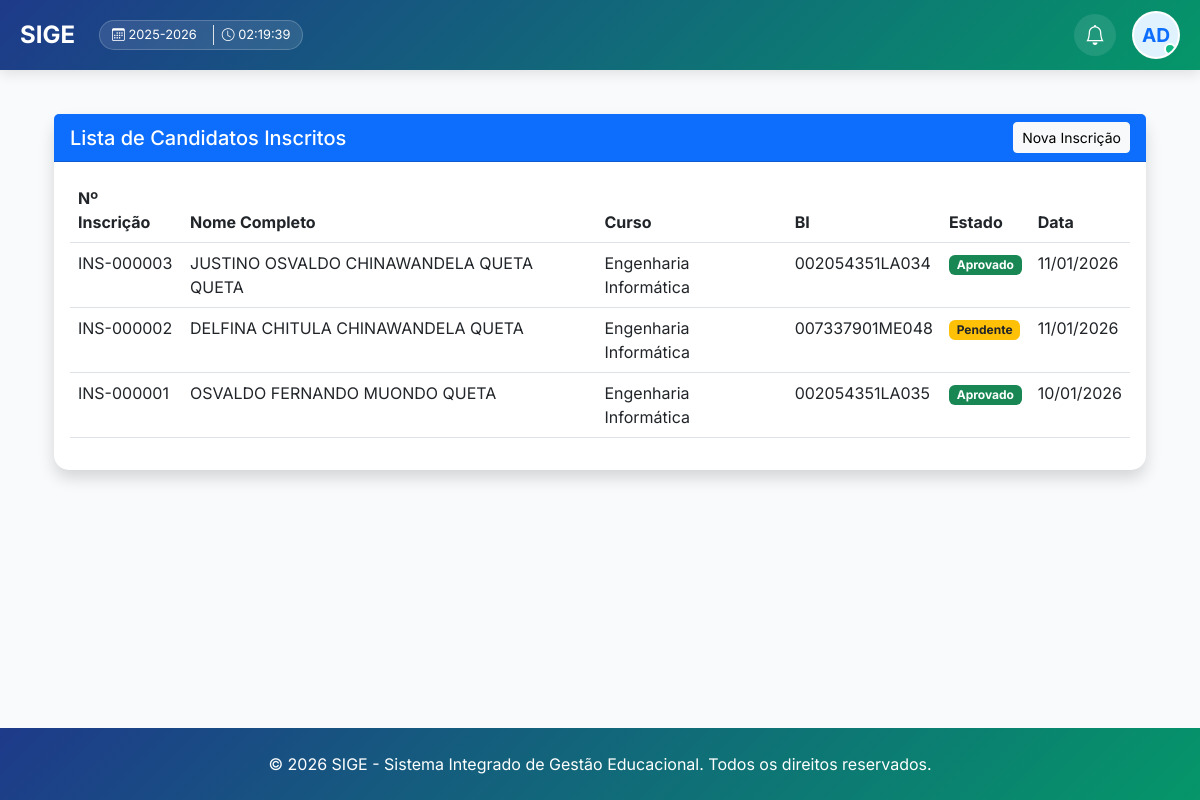
Page /candidatos/lista/ (signed in) on the committed database.
### core/models.py (models this page shows, shortened)
class AnoAcademico(models.Model):
    ESTADO_CHOICES = [
        ('PLANEADO', 'Planeado'),
        ('ATIVO', 'Ativo'),
        ('ENCERRADO', 'Encerrado'),
    ]
    codigo = models.CharField(max_length=20, unique=True, verbose_name="Código (ex: 2024/2025)", default="0000/0000")
    descricao = models.CharField(max_length=255, verbose_name="Descrição", default="Ano Académico")
    data_inicio = models.DateField(verbose_name="Data de Início", default=timezone.now)
    data_fim = models.DateField(verbose_name="Data de Fim", default=timezone.now)
    estado = models.CharField(max_length=20, choices=ESTADO_CHOICES, default='PLANEADO', verbose_name="Estado")
    ano_atual = models.BooleanField(default=False, verbose_name="Ano Atual")
    criado_por = models.ForeignKey(User, on_delete=models.SET_NULL, null=True, blank=True, verbose_name="Criado por")
    data_criacao = models.DateTimeField(auto_now_add=True, verbose_name="Data de Criação")
    class Meta:
        verbose_name = "Ano Académico"
        verbose_name_plural = "Anos Académicos"
        ordering = ['-data_inicio']
    def __str__(self):
        return self.codigo

class Inscricao(models.Model):
    TURNO_CHOICES = [
        ('M', 'Manhã'),
        ('T', 'Tarde'),
        ('N', 'Noite'),
    ]
    ESTADO_CIVIL_CHOICES = [
        ('S', 'Solteiro(a)'),
        ('C', 'Casado(a)'),
        ('D', 'Divorciado(a)'),
        ('V', 'Viúvo(a)'),
    ]
    numero_inscricao = models.CharField(max_length=20, unique=True, blank=True, verbose_name="Número de Inscrição")
    curso = models.ForeignKey(Curso, on_delete=models.CASCADE, related_name='inscricoes', verbose_name="Curso")
    primeiro_nome = models.CharField(max_length=50, verbose_name="Primeiro Nome", default="")
    nomes_meio = models.CharField(max_length=100, verbose_name="Nomes do Meio", blank=True, default="")
    apelido = models.CharField(max_length=50, verbose_name="Apelido", default="")
    foto = models.ImageField(upload_to='estudantes/fotos/', blank=True, null=True, verbose_name="Foto do Estudante")
    data_nascimento = models.DateField(verbose_name="Data de Nascimento")
    local_nascimento = models.CharField(max_length=200, verbose_name="Local de Nascimento", default="Luanda")
    nacionalidade = models.CharField(max_length=100, verbose_name="Nacionalidade", default="Angolana")
    bilhete_identidade = models.CharField(max_length=50, verbose_name="Número do Bilhete de Identidade")
    data_validade_bi = models.DateField(verbose_name="Data de Validade do BI", null=True, blank=True)
    sexo = models.CharField(max_length=1, choices=[('M', 'Masculino'), ('F', 'Feminino')], verbose_name="Sexo")
    estado_civil = models.CharField(max_length=1, choices=ESTADO_CIVIL_CHOICES, default='S', verbose_name="Estado Civil")
    endereco = models.TextField(verbose_name="Endereço Completo")
    telefone = models.CharField(max_length=20, verbose_name="Telefone")
    email = models.EmailField(verbose_name="Email", blank=True, null=True)
    STATUS_INSCRICAO_CHOICES = [
        ('submetida', 'Submetida'),
        ('em_analise', 'Em Análise'),
        ('aprovada', 'Aprovada'),
        ('rejeitada', 'Rejeitada'),
    ]
    status_inscricao = models.CharField(
        max_length=20,
        choices=STATUS_INSCRICAO_CHOICES,
        default='submetida',
        verbose_name="Estado da Inscrição"
    )
    user = models.ForeignKey(User, on_delete=models.SET_NULL, null=True, blank=True, verbose_name="Usuário de Acesso")
    ano_academico = models.ForeignKey(AnoAcademico, on_delete=models.SET_NULL, null=True, blank=True, verbose_name="Ano Académico")
    periodo_lectivo = models.ForeignKey(PeriodoLectivo, on_delete=models.SET_NULL, null=True, blank=True, verbose_name="Período Lectivo")
    criado_por = models.ForeignKey(User, on_delete=models.SET_NULL, null=True, blank=True, related_name='inscricoes_criadas', verbose_name="Registado por")
    arquivo_bi = models.FileField(
        upload_to='estudantes/documentos/bi/',
        blank=True,
        null=True,
        verbose_name="Cópia do BI (PDF ou Imagem)",
        help_text="Tamanho máximo: 5MB"
    )
    arquivo_certificado = models.FileField(
        upload_to='estudantes/documentos/certificados/',
        blank=True,
        null=True,
        verbose_name="Certificado/Habilitação (PDF ou Imagem)",
        help_text="Tamanho máximo: 5MB"
    )
    data_cadastro = models.DateTimeField(default=timezone.now, verbose_name="Data de Cadastro")
    status = models.CharField(max_length=20, default='Ativo', verbose_name="Status")
    matricula_bloqueada = models.BooleanField(default=False, verbose_name="Matrícula Bloqueada?")
    escola = models.ForeignKey(Escola, on_delete=models.SET_NULL, null=True, blank=True, related_name='inscricoes', verbose_name="Última Escola Frequentada")
    ano_conclusao = models.CharField(max_length=4, verbose_name="Ano de Conclusão", default="2024")
    certificados_obtidos = models.TextField(verbose_name="Certificados/Diplomas Obtidos", blank=True, default="")
    historico_escolar = models.TextField(verbose_name="Notas/Histórico Escolar", blank=True, default="")
    turno_preferencial = models.CharField(max_length=1, choices=TURNO_CHOICES, verbose_name="Turno Preferencial", default='M')
    METODO_PAGAMENTO_CHOICES = [
        ('referencia', 'Referência Bancária'),
        ('multicaixa', 'Multicaixa (Transferência/Depósito)'),
    ]
    metodo_pagamento = models.CharField(max_length=20, choices=METODO_PAGAMENTO_CHOICES, default='multicaixa', verbose_name="Método de Pagamento")
    comprovativo_pagamento = models.FileField(upload_to='estudantes/pagamentos/', blank=True, null=True, verbose_name="Comprovativo de Pagamento")
    hash_seguranca = models.CharField(max_length=64, blank=True, editable=False, verbose_name="Hash de Segurança")
    numero_comprovante = models.CharField(max_length=100, verbose_name="Número do Comprovante/Boleto", blank=True)
    responsavel_financeiro_nome = models.CharField(max_length=200, verbose_name="Nome do Responsável Financeiro", blank=True)
    responsavel_financeiro_telefone = models.CharField(max_length=20, verbose_name="Telefone do Responsável Financeiro", blank=True)
    responsavel_financeiro_relacao = models.CharField(max_length=100, verbose_name="Relação com o Estudante", blank=True)
    responsavel_legal_nome = models.CharField(max_length=200, blank=True, verbose_name="Nome do Contacto")
    responsavel_legal_vinculo = models.CharField(max_length=100, blank=True, verbose_name="Grau/Vínculo")
    responsavel_legal_telefone = models.CharField(max_length=20, blank=True, verbose_name="Telefone")
    responsavel_pedagogico_nome = models.CharField(max_length=200, blank=True, verbose_name="Nome do Responsável Pedagógico")
    responsavel_pedagogico_vinculo = models.CharField(max_length=100, blank=True, verbose_name="Grau/Vínculo Pedagógico")
    responsavel_pedagogico_telefone = models.CharField(max_length=20, blank=True, verbose_name="Telefone Pedagógico")
    receber_emails_sistema = models.BooleanField(default=True, verbose_name="Deseja receber emails do sistema?")
    nota_teste = models.DecimalField(
        max_digits=4,
        decimal_places=2,
        null=True,
        blank=True,
        validators=[MinValueValidator(0.00), MaxValueValidator(20.00)],
        verbose_name="Nota do Teste (0-20)"
    )
    aprovado = models.BooleanField(default=False, verbose_name="Aprovado")
    data_inscricao = models.DateTimeField(auto_now_add=True, verbose_name="Data de Inscrição")
    data_resultado = models.DateTimeField(null=True, blank=True, verbose_name="Data do Resultado")
    class Meta:
        verbose_name = "Inscrição"
        verbose_name_plural = "Inscrições"
        ordering = ['-data_inscricao']
    @property
    def nome_completo(self):
        nomes = [self.primeiro_nome, self.nomes_meio, self.apelido]
        return " ".join(filter(None, nomes))

class Curso(models.Model):
    GRAU_CHOICES = [
        ('licenciatura', 'Licenciatura'),
        ('mestrado', 'Mestrado'),
        ('doutoramento', 'Doutoramento'),
        ('especialidade', 'Especialidade'),
    ]
    REGIME_CHOICES = [
        ('diurno', 'Diurno'),
        ('pos-laboral', 'Pós-Laboral'),
    ]
    MODALIDADE_CHOICES = [
        ('presencial', 'Presencial'),
        ('semipresencial', 'Semipresencial'),
        ('ead', 'EAD'),
    ]
    DURACAO_CHOICES = [
        (3, '3 meses'),
        (6, '6 meses'),
        (12, '1 ano'),
        (24, '2 anos'),
        (36, '3 anos'),
        (48, '4 anos'),
        (60, '5 anos'),
    ]
    codigo = models.CharField(max_length=50, unique=True, default="CURSO", verbose_name="Código do Curso")
    nome = models.CharField(max_length=200, verbose_name="Nome do Curso")
    grau = models.CharField(max_length=20, choices=GRAU_CHOICES, default='licenciatura', verbose_name="Grau")
    regime = models.CharField(max_length=20, choices=REGIME_CHOICES, default='diurno', verbose_name="Regime")
    modalidade = models.CharField(max_length=20, choices=MODALIDADE_CHOICES, default='presencial', verbose_name="Modalidade")
    descricao = models.TextField(blank=True, verbose_name="Descrição")
    vagas = models.PositiveIntegerField(verbose_name="Número de Vagas")
    duracao_meses = models.PositiveIntegerField(
        choices=DURACAO_CHOICES,
        default=12,
        verbose_name="Duração"
    )
    nota_minima = models.DecimalField(
        max_digits=4,
        decimal_places=2,
        default=10.00,
        validators=[MinValueValidator(10.00), MaxValueValidator(20.00)],
        verbose_name="Nota Mínima para Aprovação"
    )
    requer_prerequisitos = models.BooleanField(default=False, verbose_name="Requer Pré-requisitos")
    ativo = models.BooleanField(default=True, verbose_name="Ativo")
    data_criacao = models.DateTimeField(auto_now_add=True)
    data_atualizacao = models.DateTimeField(auto_now=True)
    class Meta:
        verbose_name = "Curso"
        verbose_name_plural = "Cursos"
        ordering = ['nome']

### core/views.py (the view)
# urls.py: path('candidatos/lista/', views.lista_inscritos, name='lista_inscritos'),
@login_required
def lista_inscritos(request):
    inscricoes = Inscricao.objects.all().order_by('-data_inscricao')
    return render(request, 'core/lista_inscritos.html', {'inscricoes': inscricoes})

### core/templates/core/lista_inscritos.html
{% extends 'core/base.html' %}
{% block content %}
<div class="container mt-4">
    <div class="card shadow">
        <div class="card-header bg-primary text-white d-flex justify-content-between align-items-center">
            <h5 class="mb-0">Lista de Candidatos Inscritos</h5>
            <a href="{% url 'nova_matricula' %}" class="btn btn-light btn-sm">Nova Inscrição</a>
        </div>
        <div class="card-body">
            <div class="table-responsive">
                <table class="table table-hover">
                    <thead>
                        <tr>
                            <th>Nº Inscrição</th>
                            <th>Nome Completo</th>
                            <th>Curso</th>
                            <th>BI</th>
                            <th>Estado</th>
                            <th>Data</th>
                        </tr>
                    </thead>
                    <tbody>
                        {% for i in inscricoes %}
                        <tr>
                            <td>{{ i.numero_inscricao }}</td>
                            <td>{{ i.nome_completo }}</td>
                            <td>{{ i.curso.nome }}</td>
                            <td>{{ i.bilhete_identidade }}</td>
                            <td>
                                <span class="badge {% if i.aprovado %}bg-success{% else %}bg-warning text-dark{% endif %}">
                                    {% if i.aprovado %}Aprovado{% else %}Pendente{% endif %}
                                </span>
                            </td>
                            <td>{{ i.data_inscricao|date:"d/m/Y" }}</td>
                        </tr>
                        {% endfor %}
                    </tbody>
                </table>
            </div>
        </div>
    </div>
</div>
{% endblock %}

### core/templates/core/base.html (shortened to what this page needs)
{% load static %}
<!DOCTYPE html>
<html lang="pt-br">
<head>
    <link href="https://cdn.jsdelivr.net/npm/bootstrap@5.3.0/dist/css/bootstrap.min.css" rel="stylesheet">
    <link rel="stylesheet" href="https://cdn.jsdelivr.net/npm/bootstrap-icons@1.11.0/font/bootstrap-icons.css">
</head>
<body>
    {% if user.is_authenticated %}
    <div class="navbar-top">
        <div class="navbar-content d-flex justify-content-between align-items-center w-100">
            <div class="d-flex align-items-center gap-4">
                <div class="user-info">
                    <a href="/" class="user-logo" style="height: 48px; display: flex; align-items: center; text-decoration: none;">
                    </a>
                </div>
                {% if ano_atual %}
                <div class="academic-badge d-none d-lg-flex">
                    <span><i class="bi bi-calendar3"></i> {{ ano_atual }}</span>
                    <span class="ms-2 border-start ps-2"><i class="bi bi-clock"></i> <span id="real-time-clock">--:--:--</span></span>
                </div>
                {% endif %}
            </div>
            <div class="d-flex align-items-center gap-3">
                <div class="d-flex align-items-center gap-2">
                    <a href="{% url 'notificacoes' %}" class="nav-icon-btn" title="Notificações">
                        <i class="bi bi-bell fs-5"></i>
                    </a>
                </div>
                <div class="dropdown">
                    <div class="user-avatar" id="userDropdown" data-bs-toggle="dropdown" aria-expanded="false" style="cursor: pointer; background: white; border: 2px solid rgba(255,255,255,0.5); width: 48px; height: 48px; border-radius: 50%; overflow: hidden; display: flex; align-items: center; justify-content: center; flex-shrink: 0; position: relative;">
                    </div>
                </div>
            </div>
        </div>
    </div>
    {% endif %}
    <main class="container">
        {% block content %}{% endblock %}
    </main>
    <footer class="mt-5 py-4">
        <div class="container text-center">
            <p class="mb-0">&copy; 2026 SIGE - Sistema Integrado de Gestão Educacional. Todos os direitos reservados.</p>
        </div>
    </footer>
</body>
</html>

### rows in the picture
AnoAcademico: codigo "2025-2026"
Inscricao: numero_inscricao "INS-000003", nome_completo "JUSTINO OSVALDO CHINAWANDELA QUETA QUETA", curso.nome "Engenharia Informática", bilhete_identidade "002054351LA034", aprovado "Aprovado", data_inscricao "11/01/2026"
Inscricao: numero_inscricao "INS-000002", nome_completo "DELFINA CHITULA CHINAWANDELA QUETA", curso.nome "Engenharia Informática", bilhete_identidade "007337901ME048", aprovado "Pendente", data_inscricao "11/01/2026"
Inscricao: numero_inscricao "INS-000001", nome_completo "OSVALDO FERNANDO MUONDO QUETA", curso.nome "Engenharia Informática", bilhete_identidade "002054351LA035", aprovado "Aprovado", data_inscricao "10/01/2026"
